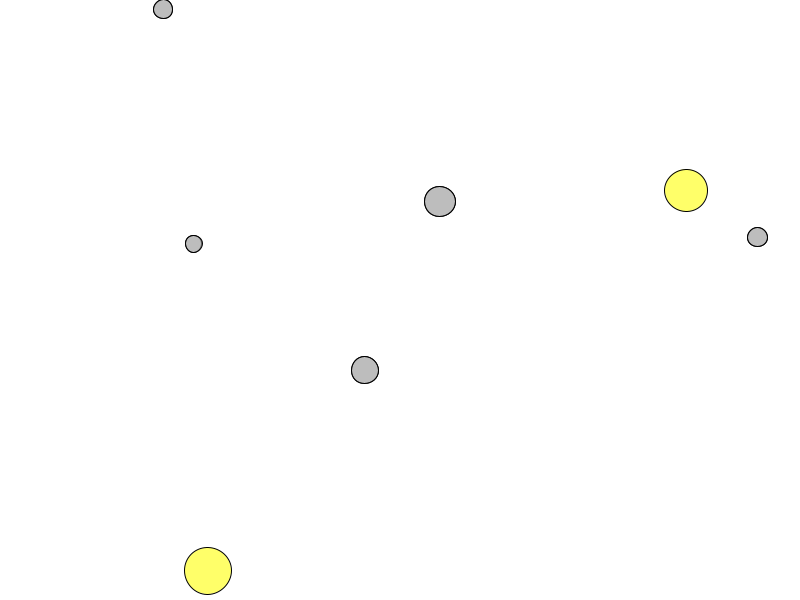
Frame 1 (no input)
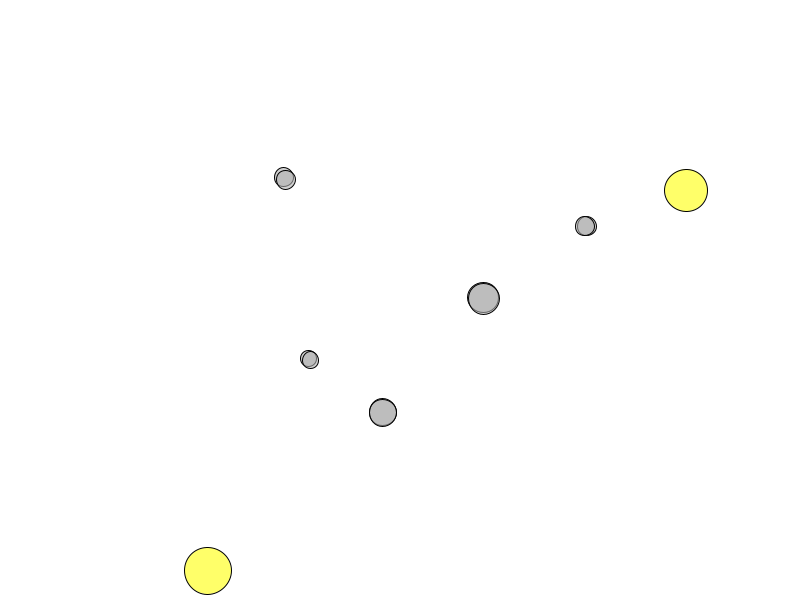
Frame 60 (the mouse pressed at the canvas centre just before this capture)
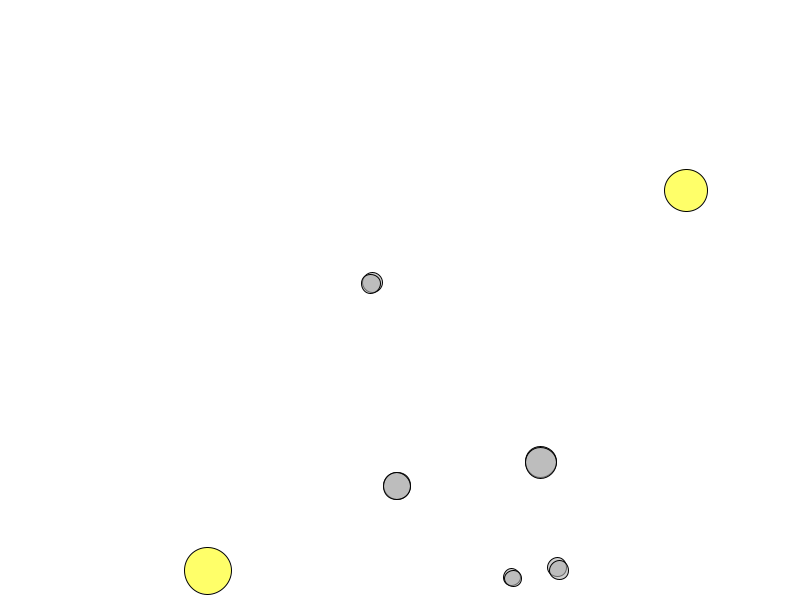
Frame 120 (the mouse held since frame 60 and released just before this capture)

The Processing sketch that drew these frames (run headless with seeded random() and noise(); from frame 60 on, the mouse is pressed at the canvas centre):

// Processing sketch: ArrayMoversArrayAttractorsGravity
// ── ArrayMoversArrayAttractorsGravity.pde
class Attractor{
  
  float mass;
  PVector location;
  float G;
  
  Attractor(float m, float x, float y){
   
    location = new PVector(x,y);
    mass = m;
    G = 1;
    
  }
  
  
  PVector attract(Mover m){
   
    PVector force = PVector.sub(location, m.location);
    float distance = force.mag();
    distance = constrain(distance,5,25);
    
    force.normalize();
    
    float strength = (G * mass * m.mass)/(distance * distance);
 
    force.mult(strength);
       
    
    return force;
    
  }
  
  
  void display(){
   stroke(0);
   fill(255,255,0,150);
   ellipse(location.x,location.y,mass*2,mass*2);
  }
}


class Mover{
 
  PVector location;
  PVector velocity;
  PVector acceleration;
  float topspeed;
  float mass;
  
  
  Mover(float m, float x, float y){
   
    location = new PVector(x,y);
    velocity = new PVector(0,0);
    acceleration = new PVector(0,0);
    topspeed = 5;
    mass = m;
  }
  
  void update(){
   velocity.add(acceleration);
   velocity.limit(topspeed);
   location.add(velocity); 

    acceleration.mult(0);
  }
  
  void display(){
   stroke(0);
   fill(175,150);
   ellipse(location.x,location.y,mass*16,mass*16);
  }
  
  void applyForce(PVector force){
    PVector f = PVector.div(force,mass);
    acceleration.add(f);
    
  }
  
  void checkEdges(){
   if (location.x > width){
     location.x = width;
     velocity.x *= -1;
   }
   else if(location.x < 0){
     location.x = 0;
     velocity.x *= -1;
   }
   
   if (location.y > height){
     location.y = height;
     velocity.y *= -1;
   }
   else if(location.y < 0){
     location.y = 0;
     velocity.y *= -1;
   }
  }
}




Attractor[] attractors;
Mover[] movers;



void setup(){
  size(800,600);
  attractors = new Attractor[2];
  
  for (int i = 0; i < attractors.length; i++){
   attractors[i] = new Attractor(random(20,25),random(width), random(height)); 
  }
  
  movers = new Mover[5];
  
  for (int i = 0; i < movers.length; i++){
  
  movers[i] = new Mover(random(1,3),random(width),random(height));
  
  
  
  }
}


void draw(){
 
  
  background(255);
  
  
  for (Attractor a: attractors){
  
    for (Mover m: movers){
      m.applyForce(a.attract(m));
  
      m.update();
      //m.checkEdges();
      m.display();
  }
  
  a.display();
  
  }

}




void mouseDragged() {

   for (Attractor a: attractors){
      float sizeA = a.mass * 5;
      if((mouseX >= a.location.x - sizeA)&&(mouseX <= a.location.x + sizeA)){
        if((mouseY >= a.location.y - sizeA)&&(mouseY <= a.location.y + sizeA)){
          a.location.x = mouseX;
          a.location.y = mouseY;
      }
    }
  }
}
